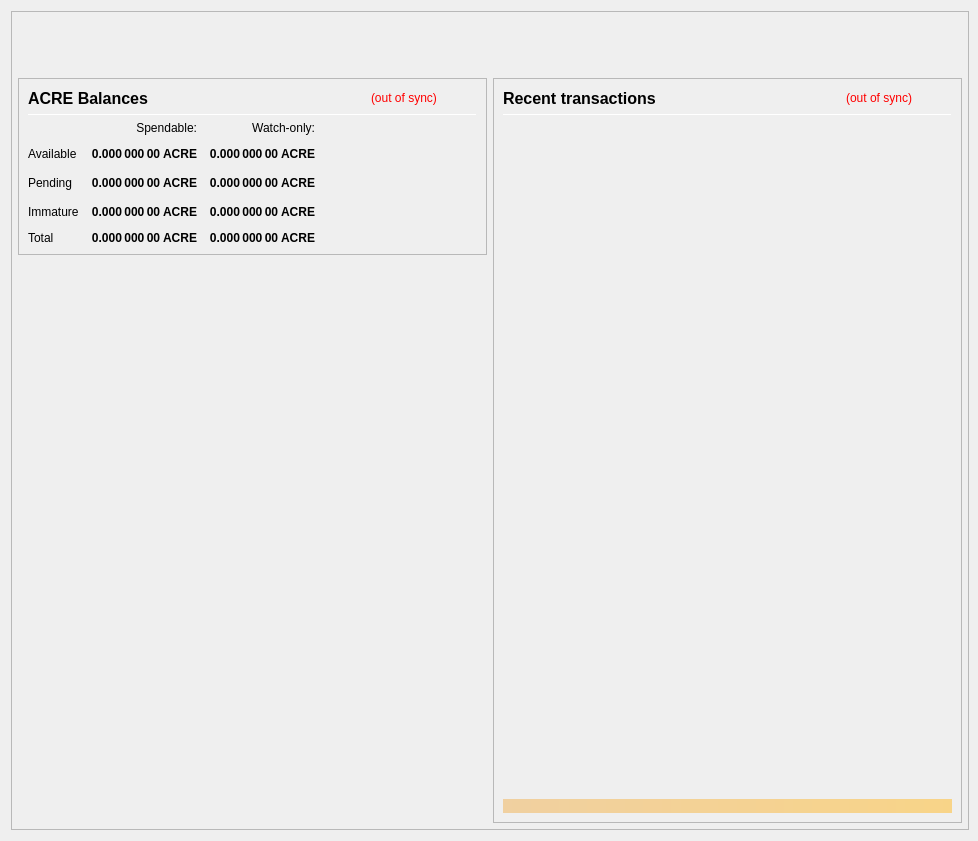
<?xml version="1.0" encoding="UTF-8"?>
<ui version="4.0">
 <class>OverviewPage</class>
 <widget class="QWidget" name="OverviewPage">
  <property name="geometry">
   <rect>
    <x>0</x>
    <y>0</y>
    <width>978</width>
    <height>841</height>
   </rect>
  </property>
  <property name="minimumSize">
   <size>
    <width>960</width>
    <height>682</height>
   </size>
  </property>
  <property name="font">
   <font>
    <weight>50</weight>
    <bold>false</bold>
   </font>
  </property>
  <property name="windowTitle">
   <string>Form</string>
  </property>
  <layout class="QVBoxLayout" name="topLayout" stretch="0">
   <property name="rightMargin">
    <number>9</number>
   </property>
   <item>
    <widget class="QFrame" name="frame_BG">
     <property name="minimumSize">
      <size>
       <width>850</width>
       <height>610</height>
      </size>
     </property>
     <property name="maximumSize">
      <size>
       <width>16777215</width>
       <height>16777215</height>
      </size>
     </property>
     <property name="frameShape">
      <enum>QFrame::StyledPanel</enum>
     </property>
     <property name="frameShadow">
      <enum>QFrame::Raised</enum>
     </property>
     <layout class="QVBoxLayout" name="verticalLayout_3" stretch="0">
      <property name="leftMargin">
       <number>0</number>
      </property>
      <property name="topMargin">
       <number>0</number>
      </property>
      <property name="rightMargin">
       <number>0</number>
      </property>
      <property name="bottomMargin">
       <number>6</number>
      </property>
      <item>
       <layout class="QVBoxLayout" name="verticalLayout_Master" stretch="0,1">
        <property name="leftMargin">
         <number>0</number>
        </property>
        <property name="topMargin">
         <number>0</number>
        </property>
        <property name="rightMargin">
         <number>0</number>
        </property>
        <property name="bottomMargin">
         <number>0</number>
        </property>
        <item>
         <widget class="QFrame" name="frame_Header">
          <layout class="QVBoxLayout" name="verticalLayout_Header" stretch="0">
           <property name="leftMargin">
            <number>0</number>
           </property>
           <property name="topMargin">
            <number>0</number>
           </property>
           <property name="rightMargin">
            <number>0</number>
           </property>
           <property name="bottomMargin">
            <number>0</number>
           </property>
           <item>
            <layout class="QHBoxLayout" name="horizontalLayout_Header" stretch="1,0">
             <property name="spacing">
              <number>6</number>
             </property>
             <item>
              <spacer name="horizontalSpacer_Header">
               <property name="orientation">
                <enum>Qt::Horizontal</enum>
               </property>
               <property name="sizeHint" stdset="0">
                <size>
                 <width>40</width>
                 <height>20</height>
                </size>
               </property>
              </spacer>
             </item>
             <item>
              <widget class="QLabel" name="labelOverviewHeaderRight">
               <property name="minimumSize">
                <size>
                 <width>464</width>
                 <height>60</height>
                </size>
               </property>
               <property name="maximumSize">
                <size>
                 <width>16777215</width>
                 <height>60</height>
                </size>
               </property>
               <property name="font">
                <font>
                 <pointsize>14</pointsize>
                </font>
               </property>
               <property name="text">
                <string/>
               </property>
               <property name="alignment">
                <set>Qt::AlignRight|Qt::AlignTrailing|Qt::AlignVCenter</set>
               </property>
              </widget>
             </item>
            </layout>
           </item>
          </layout>
         </widget>
        </item>
        <item>
         <widget class="QFrame" name="frame_Content">
          <layout class="QVBoxLayout" name="verticalLayout_Content">
           <property name="leftMargin">
            <number>6</number>
           </property>
           <property name="topMargin">
            <number>0</number>
           </property>
           <property name="rightMargin">
            <number>6</number>
           </property>
           <property name="bottomMargin">
            <number>0</number>
           </property>
           <item>
            <layout class="QHBoxLayout" name="horizontalLayout_Content" stretch="1,1">
             <property name="spacing">
              <number>6</number>
             </property>
             <item>
              <layout class="QVBoxLayout" name="verticalLayout_left" stretch="0,0">
               <item>
                <widget class="QFrame" name="frameBalances">
                 <property name="frameShape">
                  <enum>QFrame::StyledPanel</enum>
                 </property>
                 <property name="frameShadow">
                  <enum>QFrame::Raised</enum>
                 </property>
                 <layout class="QVBoxLayout" name="verticalLayout_4">
                  <item>
                   <layout class="QHBoxLayout" name="hlBalancesHeader" stretch="2,0,0">
                    <property name="spacing">
                     <number>6</number>
                    </property>
                    <item>
                     <widget class="QLabel" name="labelBalances">
                      <property name="minimumSize">
                       <size>
                        <width>0</width>
                        <height>0</height>
                       </size>
                      </property>
                      <property name="font">
                       <font>
                        <pointsize>12</pointsize>
                        <weight>75</weight>
                        <bold>true</bold>
                       </font>
                      </property>
                      <property name="text">
                       <string>ACRE Balances</string>
                      </property>
                     </widget>
                    </item>
                    <item>
                     <widget class="QLabel" name="labelWalletStatus">
                      <property name="cursor">
                       <cursorShape>WhatsThisCursor</cursorShape>
                      </property>
                      <property name="toolTip">
                       <string>The displayed information may be out of date. Your wallet automatically synchronizes with the Acre network after a connection is established, but this process has not completed yet.</string>
                      </property>
                      <property name="styleSheet">
                       <string notr="true">QLabel { color: red; }</string>
                      </property>
                      <property name="text">
                       <string notr="true">(out of sync)</string>
                      </property>
                      <property name="alignment">
                       <set>Qt::AlignLeading|Qt::AlignLeft|Qt::AlignVCenter</set>
                      </property>
                     </widget>
                    </item>
                    <item>
                     <spacer name="hsBalancesHeader">
                      <property name="orientation">
                       <enum>Qt::Horizontal</enum>
                      </property>
                      <property name="sizeHint" stdset="0">
                       <size>
                        <width>40</width>
                        <height>20</height>
                       </size>
                      </property>
                     </spacer>
                    </item>
                   </layout>
                  </item>
                  <item>
                   <widget class="Line" name="lineBalances">
                    <property name="minimumSize">
                     <size>
                      <width>0</width>
                      <height>1</height>
                     </size>
                    </property>
                    <property name="maximumSize">
                     <size>
                      <width>16777215</width>
                      <height>1</height>
                     </size>
                    </property>
                    <property name="orientation">
                     <enum>Qt::Horizontal</enum>
                    </property>
                   </widget>
                  </item>
                  <item>
                   <layout class="QGridLayout" name="gridLayout">
                    <property name="spacing">
                     <number>12</number>
                    </property>
                    <item row="2" column="2">
                     <widget class="QLabel" name="labelWatchPending">
                      <property name="font">
                       <font>
                        <weight>75</weight>
                        <bold>true</bold>
                       </font>
                      </property>
                      <property name="cursor">
                       <cursorShape>ArrowCursor</cursorShape>
                      </property>
                      <property name="toolTip">
                       <string>Unconfirmed transactions to watch-only addresses</string>
                      </property>
                      <property name="text">
                       <string notr="true">0.000 000 00 ACRE</string>
                      </property>
                      <property name="alignment">
                       <set>Qt::AlignRight|Qt::AlignTrailing|Qt::AlignVCenter</set>
                      </property>
                      <property name="textInteractionFlags">
                       <set>Qt::NoTextInteraction</set>
                      </property>
                     </widget>
                    </item>
                    <item row="2" column="1">
                     <widget class="QLabel" name="labelUnconfirmed">
                      <property name="font">
                       <font>
                        <weight>75</weight>
                        <bold>true</bold>
                       </font>
                      </property>
                      <property name="cursor">
                       <cursorShape>ArrowCursor</cursorShape>
                      </property>
                      <property name="toolTip">
                       <string>Total of transactions that have yet to be confirmed, and do not yet count toward the spendable balance</string>
                      </property>
                      <property name="text">
                       <string notr="true">0.000 000 00 ACRE</string>
                      </property>
                      <property name="alignment">
                       <set>Qt::AlignRight|Qt::AlignTrailing|Qt::AlignVCenter</set>
                      </property>
                      <property name="textInteractionFlags">
                       <set>Qt::NoTextInteraction</set>
                      </property>
                     </widget>
                    </item>
                    <item row="3" column="2">
                     <widget class="QLabel" name="labelWatchImmature">
                      <property name="font">
                       <font>
                        <weight>75</weight>
                        <bold>true</bold>
                       </font>
                      </property>
                      <property name="cursor">
                       <cursorShape>ArrowCursor</cursorShape>
                      </property>
                      <property name="toolTip">
                       <string>Staked or masternode rewards in watch-only addresses that has not yet matured</string>
                      </property>
                      <property name="text">
                       <string notr="true">0.000 000 00 ACRE</string>
                      </property>
                      <property name="alignment">
                       <set>Qt::AlignRight|Qt::AlignTrailing|Qt::AlignVCenter</set>
                      </property>
                      <property name="textInteractionFlags">
                       <set>Qt::NoTextInteraction</set>
                      </property>
                     </widget>
                    </item>
                    <item row="4" column="0">
                     <widget class="QLabel" name="labelTotalText">
                      <property name="text">
                       <string>Total</string>
                      </property>
                      <property name="textInteractionFlags">
                       <set>Qt::NoTextInteraction</set>
                      </property>
                     </widget>
                    </item>
                    <item row="3" column="1">
                     <widget class="QLabel" name="labelImmature">
                      <property name="font">
                       <font>
                        <weight>75</weight>
                        <bold>true</bold>
                       </font>
                      </property>
                      <property name="cursor">
                       <cursorShape>ArrowCursor</cursorShape>
                      </property>
                      <property name="toolTip">
                       <string>Staked or masternode rewards that has not yet matured</string>
                      </property>
                      <property name="text">
                       <string notr="true">0.000 000 00 ACRE</string>
                      </property>
                      <property name="alignment">
                       <set>Qt::AlignRight|Qt::AlignTrailing|Qt::AlignVCenter</set>
                      </property>
                      <property name="textInteractionFlags">
                       <set>Qt::NoTextInteraction</set>
                      </property>
                     </widget>
                    </item>
                    <item row="2" column="3">
                     <spacer name="hsBalances">
                      <property name="orientation">
                       <enum>Qt::Horizontal</enum>
                      </property>
                      <property name="sizeHint" stdset="0">
                       <size>
                        <width>40</width>
                        <height>20</height>
                       </size>
                      </property>
                     </spacer>
                    </item>
                    <item row="3" column="0">
                     <widget class="QLabel" name="labelImmatureText">
                      <property name="text">
                       <string>Immature</string>
                      </property>
                      <property name="textInteractionFlags">
                       <set>Qt::NoTextInteraction</set>
                      </property>
                     </widget>
                    </item>
                    <item row="4" column="1">
                     <widget class="QLabel" name="labelTotal">
                      <property name="font">
                       <font>
                        <weight>75</weight>
                        <bold>true</bold>
                       </font>
                      </property>
                      <property name="cursor">
                       <cursorShape>ArrowCursor</cursorShape>
                      </property>
                      <property name="toolTip">
                       <string>Your current total balance</string>
                      </property>
                      <property name="text">
                       <string notr="true">0.000 000 00 ACRE</string>
                      </property>
                      <property name="alignment">
                       <set>Qt::AlignRight|Qt::AlignTrailing|Qt::AlignVCenter</set>
                      </property>
                      <property name="textInteractionFlags">
                       <set>Qt::NoTextInteraction</set>
                      </property>
                     </widget>
                    </item>
                    <item row="4" column="2">
                     <widget class="QLabel" name="labelWatchTotal">
                      <property name="font">
                       <font>
                        <weight>75</weight>
                        <bold>true</bold>
                       </font>
                      </property>
                      <property name="cursor">
                       <cursorShape>ArrowCursor</cursorShape>
                      </property>
                      <property name="toolTip">
                       <string>Current total balance in watch-only addresses</string>
                      </property>
                      <property name="text">
                       <string notr="true">0.000 000 00 ACRE</string>
                      </property>
                      <property name="alignment">
                       <set>Qt::AlignRight|Qt::AlignTrailing|Qt::AlignVCenter</set>
                      </property>
                      <property name="textInteractionFlags">
                       <set>Qt::NoTextInteraction</set>
                      </property>
                     </widget>
                    </item>
                    <item row="0" column="2">
                     <widget class="QLabel" name="labelWatchonly">
                      <property name="text">
                       <string>Watch-only:</string>
                      </property>
                      <property name="alignment">
                       <set>Qt::AlignRight|Qt::AlignTrailing|Qt::AlignVCenter</set>
                      </property>
                     </widget>
                    </item>
                    <item row="1" column="0">
                     <widget class="QLabel" name="labelBalanceText">
                      <property name="text">
                       <string>Available</string>
                      </property>
                      <property name="textInteractionFlags">
                       <set>Qt::NoTextInteraction</set>
                      </property>
                     </widget>
                    </item>
                    <item row="1" column="1">
                     <widget class="QLabel" name="labelBalance">
                      <property name="font">
                       <font>
                        <weight>75</weight>
                        <bold>true</bold>
                       </font>
                      </property>
                      <property name="cursor">
                       <cursorShape>ArrowCursor</cursorShape>
                      </property>
                      <property name="toolTip">
                       <string>Your current spendable balance</string>
                      </property>
                      <property name="text">
                       <string notr="true">0.000 000 00 ACRE</string>
                      </property>
                      <property name="alignment">
                       <set>Qt::AlignRight|Qt::AlignTrailing|Qt::AlignVCenter</set>
                      </property>
                      <property name="textInteractionFlags">
                       <set>Qt::NoTextInteraction</set>
                      </property>
                     </widget>
                    </item>
                    <item row="1" column="2">
                     <widget class="QLabel" name="labelWatchAvailable">
                      <property name="font">
                       <font>
                        <weight>75</weight>
                        <bold>true</bold>
                       </font>
                      </property>
                      <property name="cursor">
                       <cursorShape>ArrowCursor</cursorShape>
                      </property>
                      <property name="toolTip">
                       <string>Your current balance in watch-only addresses</string>
                      </property>
                      <property name="text">
                       <string notr="true">0.000 000 00 ACRE</string>
                      </property>
                      <property name="alignment">
                       <set>Qt::AlignRight|Qt::AlignTrailing|Qt::AlignVCenter</set>
                      </property>
                      <property name="textInteractionFlags">
                       <set>Qt::NoTextInteraction</set>
                      </property>
                     </widget>
                    </item>
                    <item row="2" column="0">
                     <widget class="QLabel" name="labelPendingText">
                      <property name="text">
                       <string>Pending</string>
                      </property>
                      <property name="textInteractionFlags">
                       <set>Qt::NoTextInteraction</set>
                      </property>
                     </widget>
                    </item>
                    <item row="0" column="1">
                     <widget class="QLabel" name="labelSpendable">
                      <property name="text">
                       <string>Spendable:</string>
                      </property>
                      <property name="alignment">
                       <set>Qt::AlignRight|Qt::AlignTrailing|Qt::AlignVCenter</set>
                      </property>
                     </widget>
                    </item>
                   </layout>
                  </item>
                 </layout>
                </widget>
               </item>
               <item>
                <spacer name="verticalSpacer">
                 <property name="orientation">
                  <enum>Qt::Vertical</enum>
                 </property>
                 <property name="sizeHint" stdset="0">
                  <size>
                   <width>20</width>
                   <height>40</height>
                  </size>
                 </property>
                </spacer>
               </item>
              </layout>
             </item>
             <item>
              <layout class="QVBoxLayout" name="verticalLayout_right" stretch="1">
               <item>
                <widget class="QFrame" name="frame_RecentTransactions">
                 <property name="minimumSize">
                  <size>
                   <width>0</width>
                   <height>0</height>
                  </size>
                 </property>
                 <property name="frameShape">
                  <enum>QFrame::StyledPanel</enum>
                 </property>
                 <property name="frameShadow">
                  <enum>QFrame::Raised</enum>
                 </property>
                 <layout class="QVBoxLayout" name="verticalLayout_1" stretch="0,0,0,0,0">
                  <item>
                   <layout class="QHBoxLayout" name="horizontalLayout_2" stretch="2,0,0">
                    <property name="spacing">
                     <number>3</number>
                    </property>
                    <item>
                     <widget class="QLabel" name="label_4">
                      <property name="minimumSize">
                       <size>
                        <width>0</width>
                        <height>20</height>
                       </size>
                      </property>
                      <property name="font">
                       <font>
                        <pointsize>12</pointsize>
                        <weight>75</weight>
                        <bold>true</bold>
                       </font>
                      </property>
                      <property name="text">
                       <string>Recent transactions</string>
                      </property>
                     </widget>
                    </item>
                    <item>
                     <widget class="QLabel" name="labelTransactionsStatus">
                      <property name="cursor">
                       <cursorShape>WhatsThisCursor</cursorShape>
                      </property>
                      <property name="toolTip">
                       <string>The displayed information may be out of date. Your wallet automatically synchronizes with the Acre network after a connection is established, but this process has not completed yet.</string>
                      </property>
                      <property name="styleSheet">
                       <string notr="true">QLabel { color: red; }</string>
                      </property>
                      <property name="text">
                       <string notr="true">(out of sync)</string>
                      </property>
                      <property name="alignment">
                       <set>Qt::AlignRight|Qt::AlignTrailing|Qt::AlignVCenter</set>
                      </property>
                     </widget>
                    </item>
                    <item>
                     <spacer name="horizontalSpacer">
                      <property name="orientation">
                       <enum>Qt::Horizontal</enum>
                      </property>
                      <property name="sizeHint" stdset="0">
                       <size>
                        <width>40</width>
                        <height>20</height>
                       </size>
                      </property>
                     </spacer>
                    </item>
                   </layout>
                  </item>
                  <item>
                   <widget class="Line" name="line">
                    <property name="minimumSize">
                     <size>
                      <width>0</width>
                      <height>1</height>
                     </size>
                    </property>
                    <property name="maximumSize">
                     <size>
                      <width>16777215</width>
                      <height>1</height>
                     </size>
                    </property>
                    <property name="orientation">
                     <enum>Qt::Horizontal</enum>
                    </property>
                   </widget>
                  </item>
                  <item>
                   <widget class="QListView" name="listTransactions">
                    <property name="minimumSize">
                     <size>
                      <width>0</width>
                      <height>0</height>
                     </size>
                    </property>
                    <property name="styleSheet">
                     <string notr="true">QListView { background: transparent; }</string>
                    </property>
                    <property name="frameShape">
                     <enum>QFrame::NoFrame</enum>
                    </property>
                    <property name="verticalScrollBarPolicy">
                     <enum>Qt::ScrollBarAlwaysOff</enum>
                    </property>
                    <property name="horizontalScrollBarPolicy">
                     <enum>Qt::ScrollBarAlwaysOff</enum>
                    </property>
                    <property name="selectionMode">
                     <enum>QAbstractItemView::NoSelection</enum>
                    </property>
                   </widget>
                  </item>
                  <item>
                   <spacer name="verticalSpacer_2">
                    <property name="orientation">
                     <enum>Qt::Vertical</enum>
                    </property>
                    <property name="sizeType">
                     <enum>QSizePolicy::Expanding</enum>
                    </property>
                    <property name="sizeHint" stdset="0">
                     <size>
                      <width>20</width>
                      <height>40</height>
                     </size>
                    </property>
                   </spacer>
                  </item>
                  <item>
                   <widget class="QLabel" name="labelAlerts">
                    <property name="maximumSize">
                     <size>
                      <width>16777215</width>
                      <height>16777215</height>
                     </size>
                    </property>
                    <property name="styleSheet">
                     <string notr="true">background-color: qlineargradient(x1: 0, y1: 0, x2: 1, y2: 0, stop:0 #F0D0A0, stop:1 #F8D488); color:#000000;</string>
                    </property>
                    <property name="text">
                     <string/>
                    </property>
                    <property name="wordWrap">
                     <bool>true</bool>
                    </property>
                    <property name="margin">
                     <number>3</number>
                    </property>
                   </widget>
                  </item>
                 </layout>
                </widget>
               </item>
              </layout>
             </item>
            </layout>
           </item>
          </layout>
         </widget>
        </item>
       </layout>
      </item>
     </layout>
    </widget>
   </item>
  </layout>
 </widget>
 <resources/>
 <connections/>
</ui>
